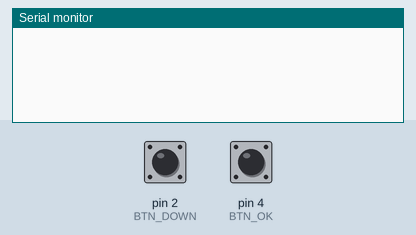
A sketch run on a simulated Arduino Uno, built with avr-gcc and run on an emulated ATmega328P. Shown: the last lines printed to the serial monitor. The test bench sets the inputs (shaded band); at power-on: pin 2 (BTN_DOWN) HIGH, pin 4 (BTN_OK) HIGH.

Above: at 1.2 s.
1.3 s: pin 2 (BTN_DOWN) pulled LOW for 0.15 s
At 2.0 s:
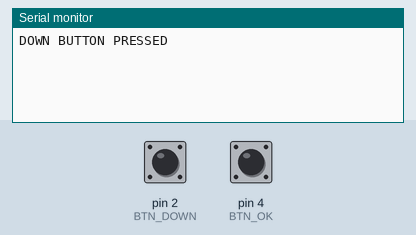
2.9 s: pin 4 (BTN_OK) pulled LOW for 0.15 s
At 4.4 s:
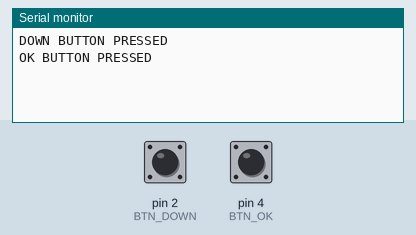

The sketch:

test_button.ino
```cpp
#define BTN_UP 1
#define BTN_DOWN 2
#define BTN_OK 4

// #define BTN_LEFT 4
// #define BTN_RIGHT 5

void setup() {
  Serial.begin(115200);
  pinMode(BTN_UP, INPUT_PULLUP);
  pinMode(BTN_DOWN, INPUT_PULLUP);
  pinMode(BTN_OK, INPUT_PULLUP);

  // pinMode(BTN_RIGHT, INPUT_PULLUP);
  // pinMode(BTN_LEFT, INPUT_PULLUP);

}

void loop() {
  if (digitalRead(BTN_UP) == LOW) {
    Serial.println("UP BUTTON PRESSED");
    delay(300); // debounce
  } else if (digitalRead(BTN_DOWN) == LOW) {
    Serial.println("DOWN BUTTON PRESSED");
    delay(300); // debounce
  } else if (digitalRead(BTN_OK) == LOW) {
    Serial.println("OK BUTTON PRESSED");
    delay(300); // debounce
  }
}
```

Measured:
- after the input at 1.3 s, the serial monitor: prints a new line at once (image 1)
- after the input at 2.9 s, the serial monitor: prints a new line at once (image 2)
